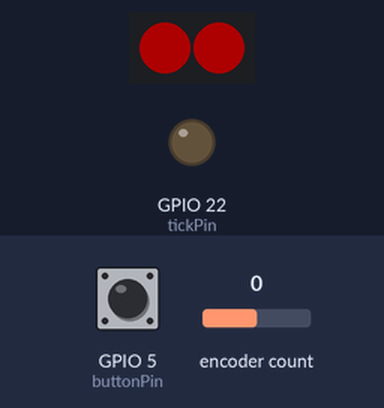
Bench run of a sketch on a simulated ESP32. Parts: 2 RGB LEDs in strip order, left to right, output pins drawn as LEDs (lit = HIGH). The test bench sets the inputs (shaded band); at power-on: GPIO 5 (buttonPin) HIGH, encoder count 0. Dim RGB values are drawn brighter than linear; USB keyboard and mouse output is not drawn.

Above: at 0.1 s.
At 2.2 s:
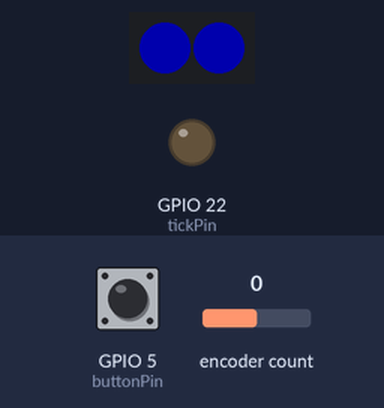
2.3 s: GPIO 5 (buttonPin) pulled LOW for 3.2 s
At 6.7 s:
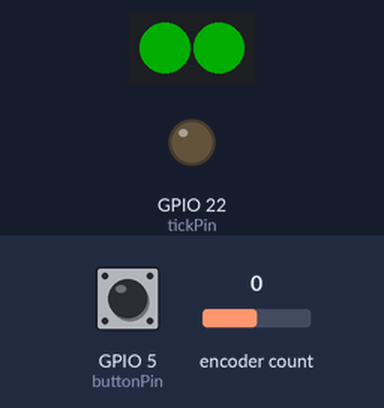
7.0 s: encoder count set to 1
Timing chart, 0 to 10.0 s (numbered marks = the images above; inputs shaded):
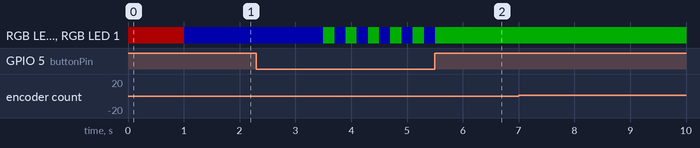

Measured:
- after the input at 2.3 s, RGB LED 0, RGB LED 1: alternates RGB(0, 50, 0) for 0.20 s and RGB(0, 0, 50) for 0.20 s, 11 changes in all, then stays RGB(0, 50, 0), starting after 1.2 s

The sketch:

bigKnob.ino
```cpp
#include <Arduino.h>
#include <BleKeyboard.h>
#include <Encoder.h>
#include <analogWrite.h>
#include <Adafruit_NeoPixel.h>

long oldPosition  = -999;
bool buttonState, oldButtonState;
int buttonPin = 5;
int tickPin = 22;
unsigned long t1, dt;
unsigned long chatteringThreshold = 50;
bool upperLayer = false;
//int led = 17;

BleKeyboard bleKeyboard("bigKnob2", "bigKnob2", 100);
Encoder myEnc(19, 18);

#define PIN 17
#define NUMPIXELS 2
Adafruit_NeoPixel pixels(NUMPIXELS, PIN, NEO_GRB + NEO_KHZ800);

void setup() {
  Serial.begin(115200);
  pinMode(buttonPin, INPUT_PULLUP);
  //pinMode(led, OUTPUT);
  //digitalWrite(led, LOW);
  bleKeyboard.begin();
  pixels.begin();
  ledsOn(50, 0, 0);
  delay(1000);
}

void loop() {
  if (bleKeyboard.isConnected())
  {
    if (!upperLayer)
    {
      ledsOn(0, 0, 50);
    } else
    {
      ledsOn(0, 50, 0);
    }

    buttonState = digitalRead(buttonPin);
    long newPosition = myEnc.read();
    if (buttonState == LOW && oldButtonState == HIGH)
    {
      ledsOff();
      ledsOn(80, 30, 0);
      t1 = millis();
    }

    if (buttonState == LOW && oldButtonState == LOW)
    {
      dt = millis() - t1;
      if (dt > 1000)
      {
        upperLayer = !upperLayer;
        //digitalWrite(led, upperLayer);
        if (upperLayer)
        {
          bleKeyboard.press(KEY_F5);
        }

        delay(200);
      }
    }

    if (buttonState == HIGH && oldButtonState == LOW)
    {
      if (dt < 1000 && dt > chatteringThreshold)
      {
        if (!upperLayer)
        {
          bleKeyboard.write(KEY_MEDIA_PLAY_PAUSE);
        } else
        {
          bleKeyboard.press(KEY_LEFT_CTRL);
          bleKeyboard.press(KEY_LEFT_SHIFT);
          bleKeyboard.press(KEY_F5);
        }
      }
    }

    oldButtonState = buttonState;

    if (newPosition != oldPosition) {
      if (newPosition > oldPosition)
      {
        tone(tickPin, 800, 5);
        if (!upperLayer)
        {
          bleKeyboard.write(KEY_MEDIA_VOLUME_UP);
        } else
        {
          bleKeyboard.write(KEY_F10);
        }
      } else if (newPosition < oldPosition)
      {
        tone(tickPin, 800, 5);
        if (!upperLayer)
        {
          bleKeyboard.write(KEY_MEDIA_VOLUME_DOWN);
        } else
        {
          bleKeyboard.write(KEY_F11);
        }
      }
      oldPosition = newPosition;
      delay(50);
    }


    bleKeyboard.releaseAll();
  }
}

void tone(uint8_t _pin, unsigned int frequency, unsigned long duration) {
  pinMode (_pin, OUTPUT );
  analogWriteFrequency(frequency);
  analogWrite(_pin, 500);
  delay(duration);
  analogWrite(_pin, 0);
}

void ledsOn(int r, int g, int b) {
  pixels.clear();
  pixels.setPixelColor(0, r, g, b);
  pixels.setPixelColor(1, r, g, b);
  pixels.show();
}


void ledsOff() {
  pixels.clear();
  pixels.setPixelColor(0, 0, 0, 0);
  pixels.setPixelColor(1, 0, 0, 0);
  pixels.show();
}
```
